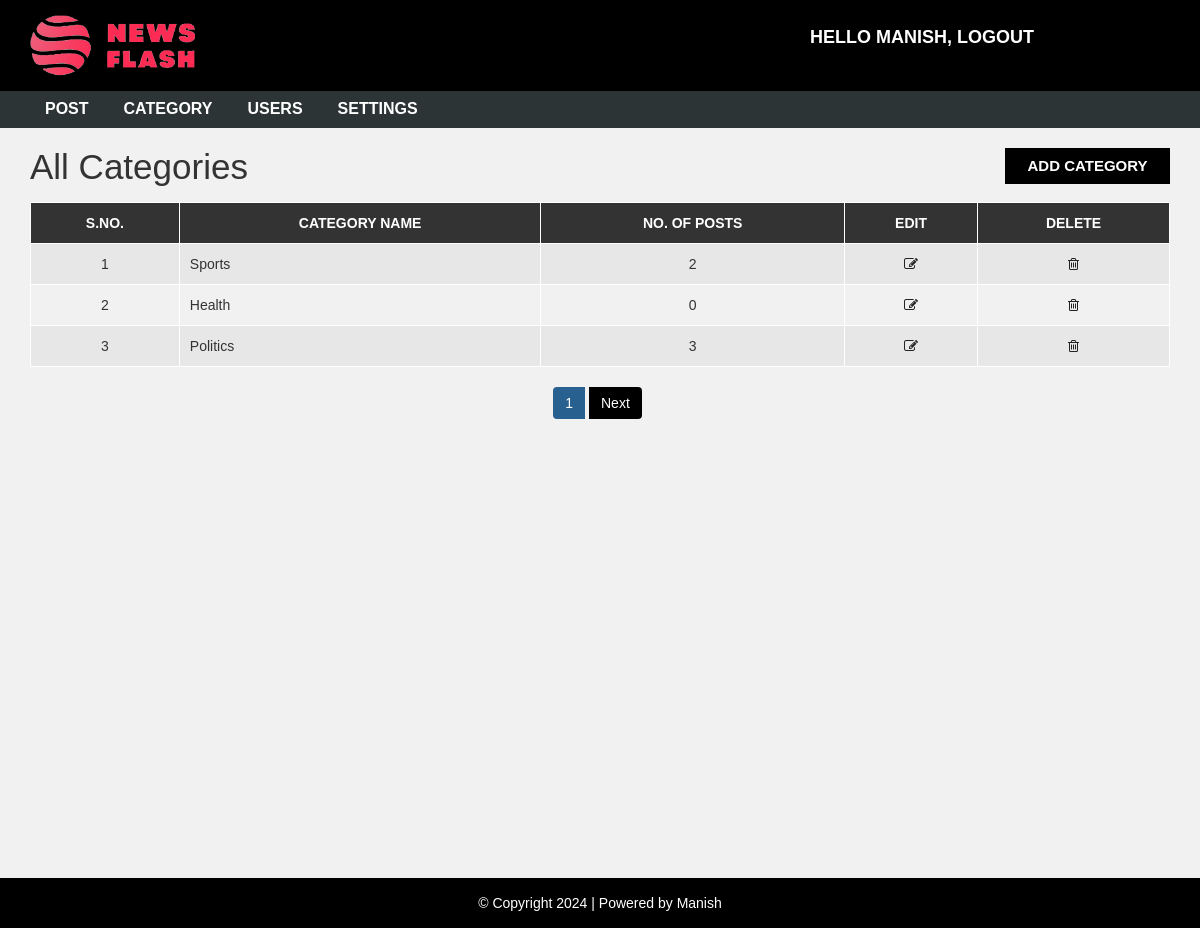
Screenshot of /admin/category.php (signed in) with the database file from the repository.
### tables this page shows
CREATE TABLE `category` (
  `category_id` int(11) NOT NULL,
  `category_name` varchar(100) NOT NULL,
  `post` int(11) NOT NULL DEFAULT 0
);

### admin/category.php (the view, shortened to what this page needs)
<?php include "header.php"; ?>
<div id="admin-content">
    <div class="container">
        <div class="row">
            <div class="col-md-10">
                <h1 class="admin-heading">All Categories</h1>
            </div>
            <div class="col-md-2">
                <a class="add-new" href="add-category.php">add category</a>
            </div>
            <div class="col-md-12">
              <?php
                include 'config.php';
                  $limit = 3;
                  if(isset($_GET["page"])){
                      $page = $_GET["page"];
                  }
                  else{
                      $page = 1;
                  };
                  $offset = ($page-1)* $limit;
              $sql = "SELECT * FROM  category ORDER BY category_id DESC Limit $offset,$limit";
              $result = mysqli_query($conn, $sql);
              if (mysqli_num_rows($result) > 0) {
                  $table = '<table class="content-table">';
                  $table .= '<thead>
                                  <th>S.No.</th>
                                  <th>Category Name</th>
                                  <th>No. of Posts</th>
                                  <th>Edit</th>
                                  <th>Delete</th>
                              </thead>
                              <tbody>';
                    $serial = $offset + 1;
                  while($row = mysqli_fetch_assoc($result)) {
                    $table .= "<tr>
                            <td class='id'>{$serial}</td>
                            <td>{$row["category_name"]}</td>
                            <td>{$row["post"]}</td>
                            <td class='edit'><a href='update-category.php?id={$row['category_id']}' ><i class='fa fa-edit'></i></a></td>
                            <td class='delete'><a href='delete-category.php?id={$row['category_id']}'><i class='fa fa-trash-o'></i></a></td>
                        </tr>";
                        $serial++;
                  }
                  $table .= '</tbody></table>';
                  echo $table;
              } else {
                  echo "<h3>No Results Found.</h3>";
              }
              $sql1 = "SELECT COUNT(category_id) FROM category";
              $result_1 = mysqli_query($conn,$sql1);
              $row_db = mysqli_fetch_row($result_1);
              $total_record = $row_db[0];
              $total_page = ( $total_record / $limit);
              echo  "<ul class='pagination admin-pagination'>";
                  if($total_record > $limit){
                      for ($i=1; $i<=$total_page ; $i++) {
                          if($i == $page){
                              $cls ='btn-primary active';
                          }else{
                              $cls ='btn-primary';
                          }
                          echo"<li><a href='category.php?page=".$i."' class='{$cls}'>$i</a></li>";
                      }
                  }
                  if($total_page>$page){
                      echo"<li> <a href='category.php?page=".($page+1)."'>Next</a></li>";
                  }
              echo "</ul>";
              ?>
            </div>
        </div>
    </div>
</div>
<?php include "footer.php"; ?>

### css/style.css (style rules this page uses)
body { background: #f1f1f1; font-family: sans-serif,arial,Helvetica; }
a, a:hover, a:focus { text-decoration: none; outline: none; }
ul { margin:0; padding:0; list-style:none; }
#admin-content { padding: 20px 0; min-height: 750px; }
#admin-content .admin-heading { font-size: 35px; margin: 0 0 15px; }
#admin-content .add-new { color: #fff; background-color: #000; font-size: 15px; font-weight: 600; text-align: center; text-transform: uppercase; padding: 7px 10px; display: block; transition: all 0.3s; }
#admin-content .content-table { border: 1px solid #000; width: 100%; margin: 0 0 20px; }
#admin-content .content-table thead { color: #fff; background-color: #333; }
#admin-content .content-table th { padding: 10px; border: 1px solid #fff; font-weight: 600; text-align: center; text-transform: uppercase; }
#admin-content .content-table tbody { color: #333; }
#admin-content .content-table tbody tr { background-color: #e7e7e7; }
#admin-content .content-table tbody tr:nth-child(even) { background-color: transparent; }
#admin-content .content-table tbody td { padding: 10px; border: 1px solid #fff; text-align: center; }
#admin-content .content-table tbody td:nth-child(2) { text-align: left; }
#admin-content .admin-pagination { margin: 0; }
#admin-content .admin-pagination li a { display: block; }
.id, .edit, .delete { text-align:center; }
.pagination { display: block; text-align: center; margin: 0; }
.pagination li { display:inline-block; margin: 0 5px 0 0; }
.pagination li a { border: none; background: #000; color: #fff; }
i.fa { color:#222; }

### rows the page displays
category: category_name "Sports", post "2"
category: category_name "Health", post "0"
category: category_name "Politics", post "3"

### other values shown
$_SESSION["username"] "MANISH"
